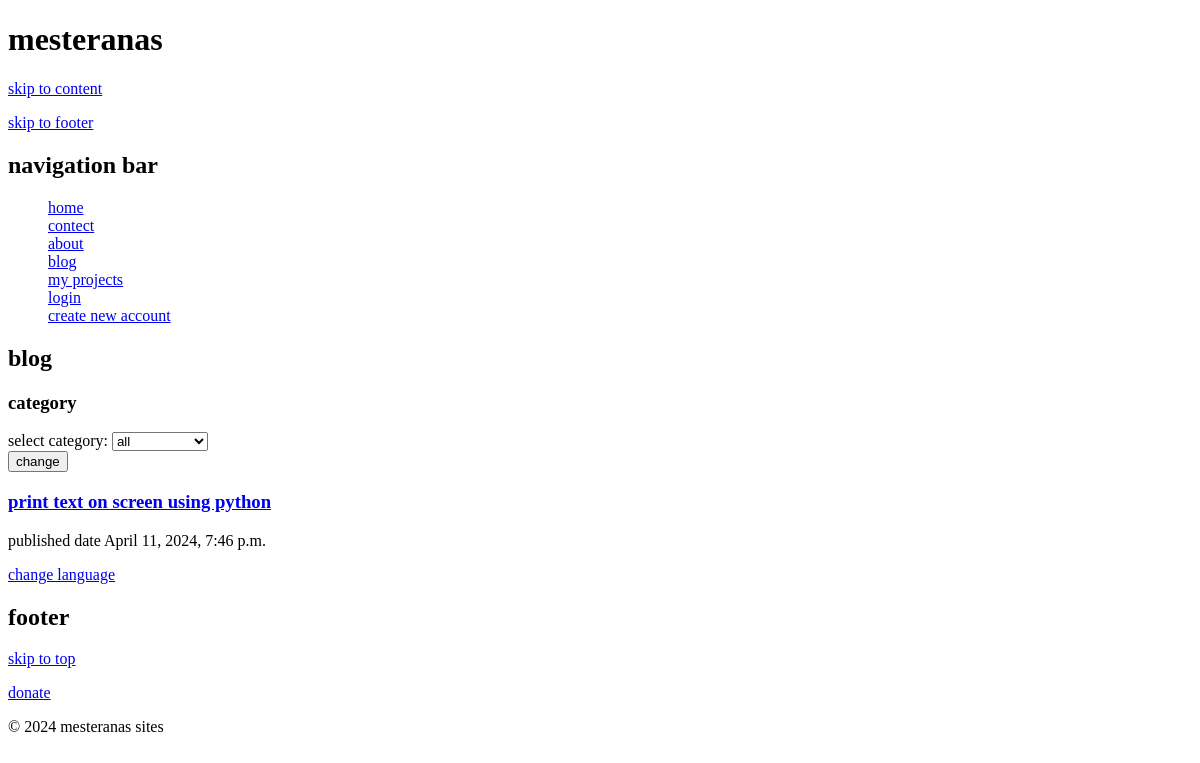
The page /en/blog/category/all on the database as committed earlier.
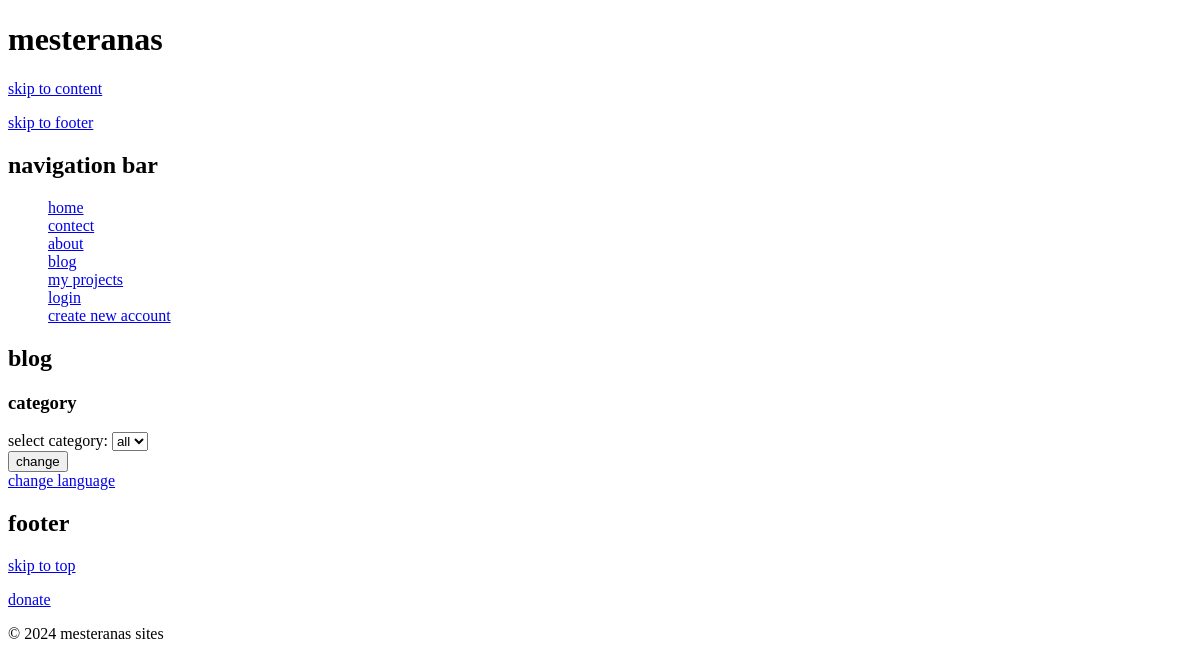
The same page on the database as committed later.
### home/models.py (models this page shows, shortened)
class post(models.Model):
    arabicTitle=models.CharField(max_length=500)
    englishTitle=models.CharField(max_length=500)
    arabicBody=models.TextField()
    englishBody=models.TextField()
    date=models.DateTimeField(auto_now=True)
    user=models.ForeignKey(to=User,on_delete=models.CASCADE)
    category=models.CharField(max_length=100)

### home/views.py (the view)
# urls.py: 2. Add a URL to urlpatterns:  path('blog/', include('blog.urls'))
def blog(r,category="all"):
    if category=="all":
        Posts=models.post.objects.all().order_by("-date")
    else:
        Posts=models.post.objects.filter(category=category).order_by("-date")
    if r.method=="POST":
        form=forms.SelectCategory(r.POST)
        if form.is_valid():
            return redirect("blog",category=form.cleaned_data["category"])
    posts=[]
    title=""
    body=""
    language=get_language()
    for post in Posts:
        if language=="ar":
            title=post.arabicTitle
            body=post.arabicBody
        else:
            title=post.englishTitle
            body=post.englishBody
        post.title=title
        post.body=body
        posts.append(post)
    form=forms.SelectCategory({"category":category})
    return render(r,"blog.html",{"posts":posts,"form":form})

### home/forms.py
class SelectCategory(forms.Form):
    category=forms.ChoiceField(choices=getCategory(),label=_("select category"))

### templates/blog.html (shortened to what this page needs)
{% extends "home.html" %}
{%load i18n%}
{% block content%}
<h2>{%trans "blog"%}</h2>
<h3>{%trans "category"%}</h3>
<form method="post">
    {{form}}
    <button type="submit">{%trans "change"%}</button>
</form>
{%for post in posts%}
<h3><a href="{% url "ViewPost" post.pk%}">{{post.title}}</a></h3>
<p>{%trans "published date "%} {{post.date}}</p>
{%endfor%}
{%endblock%}

Rows that differ between the two databases and show on the page:
removed post: title "print text on screen using python", date "April 11, 2024, 7:46 p.m."
